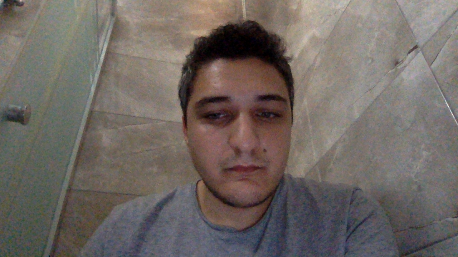
#> input picture image.png, 458 x 257 px
$ python test_kernel3.py
#> lines starting #> are read from the running program, lines starting #| are printed output that depends on the picture
import numpy as np
import cv2 as cv
from scipy.signal import convolve2d
from skimage.transform import rescale
from skimage.color import rgb2gray
from skimage.util import img_as_ubyte, img_as_float


test_img = cv.imread('image.png')
#> test_img is the input picture: shape (257, 458, 3); mean B, G, R 99, 103.9, 111.6
kernel = np.array([[-1, -1, -1],
                   [-1, 8, -1],
                   [-1, -1, -1]])
# gray_test = rgb2gray(img_as_float(test_img))
gray_test = cv.cvtColor(test_img, cv.COLOR_BGR2GRAY)
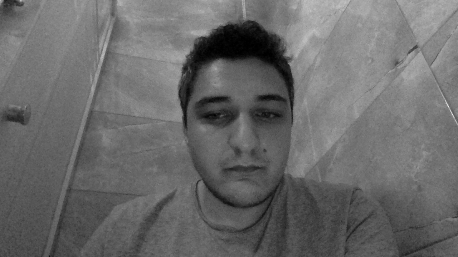
#> gray_test: shape (257, 458); min 0, max 235, mean 105.6
gray_test = cv.equalizeHist(gray_test)
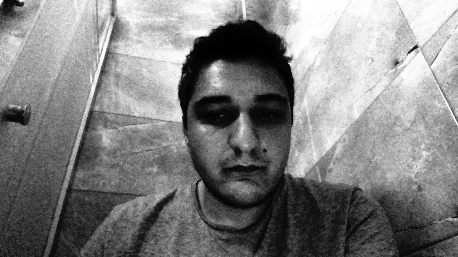
#> gray_test: shape (257, 458); min 0, max 255, mean 128.5
conv_test = abs(convolve2d(img_as_float(gray_test), kernel).clip(0,1))
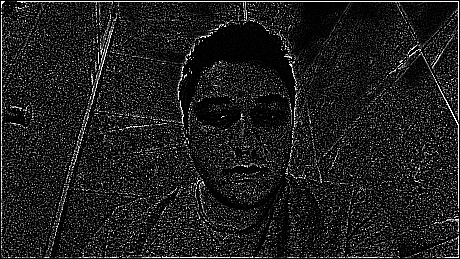
#> conv_test: shape (259, 460) float64; min 0, max 1, mean 0.118
conv_test = img_as_ubyte(conv_test)
cv.imshow("test", conv_test)
cv.waitKey(0)
